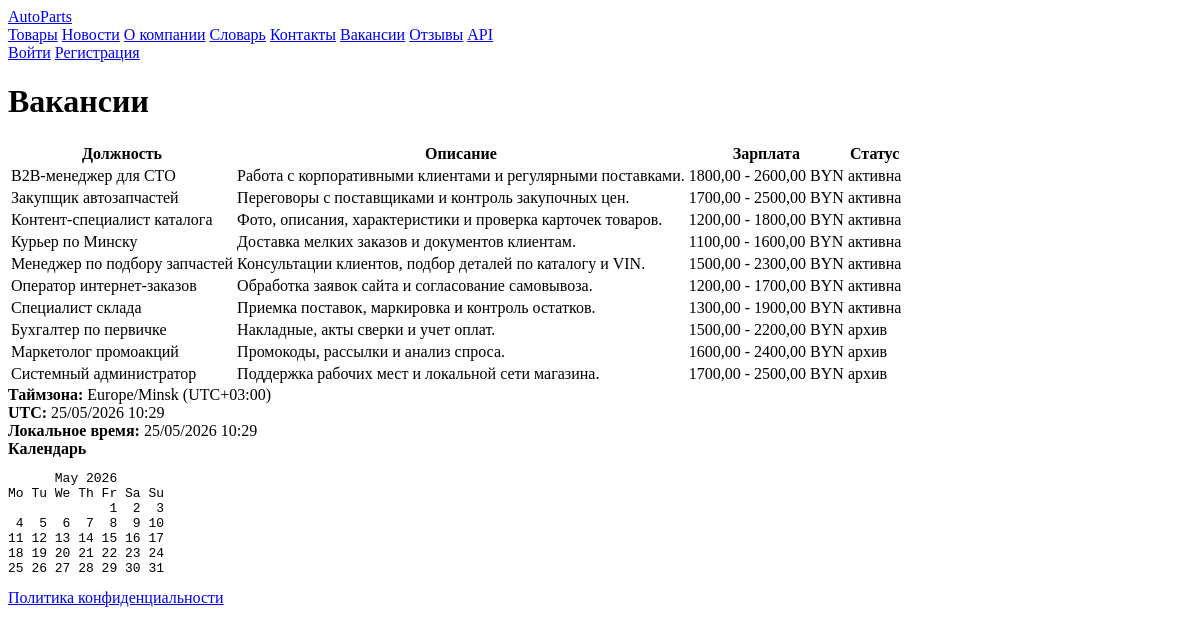
Page /vacancies/ on the committed database.
### shop/models.py (models this page shows, shortened)
class TimeStampedModel(models.Model):
    created_at_utc = models.DateTimeField(default=timezone.now, editable=False)
    updated_at_utc = models.DateTimeField(auto_now=True)
    created_at_timezone = models.CharField(max_length=64, default=settings.TIME_ZONE, editable=False)
    created_at_local_text = models.CharField(max_length=32, blank=True, editable=False)
    updated_at_local_text = models.CharField(max_length=32, blank=True, editable=False)
    class Meta:
        abstract = True

class Vacancy(TimeStampedModel):
    title = models.CharField(max_length=120)
    description = models.TextField()
    salary_min = models.DecimalField(max_digits=10, decimal_places=2, validators=[MinValueValidator(0)])
    salary_max = models.DecimalField(max_digits=10, decimal_places=2, validators=[MinValueValidator(0)])
    is_active = models.BooleanField(default=True)
    class Meta:
        ordering = ['-is_active', 'title']
        verbose_name = 'Вакансия'
        verbose_name_plural = 'Вакансии'

### shop/views.py (the view)
# urls.py: re_path(r'^vacancies/$', views.vacancies, name='vacancies'),
def vacancies(request):
    return render(request, 'shop/vacancies.html', {'vacancies': Vacancy.objects.all(), **_base_time_context()})

### shop/views.py (called while the page is built)
def _project_timezone():
    return ZoneInfo(settings.TIME_ZONE)

def _format_utc_offset(tz_info):
    offset = timezone.now().astimezone(tz_info).utcoffset()
    if offset is None:
        return ''
    total_minutes = int(offset.total_seconds() // 60)
    hours, minutes = divmod(abs(total_minutes), 60)
    sign = '+' if total_minutes >= 0 else '-'
    return f'UTC{sign}{hours:02d}:{minutes:02d}'

def _calendar_text():
    today = timezone.now().astimezone(_project_timezone()).date()
    return calendar.month(today.year, today.month)

def _base_time_context():
    tz_info = _project_timezone()
    now_utc = timezone.now()
    now_local = now_utc.astimezone(tz_info)
    return {
        'now_utc': now_utc,
        'now_local': now_local,
        'server_timezone': tz_info.key,
        'timezone_offset': _format_utc_offset(tz_info),
        'text_calendar': _calendar_text(),
    }

### shop/templates/shop/vacancies.html (shortened to what this page needs)
{% extends 'shop/base.html' %}
{% block content %}
<h1>Вакансии</h1>
<table class="data-table">
    <thead><tr><th>Должность</th><th>Описание</th><th>Зарплата</th><th>Статус</th></tr></thead>
    <tbody>
    {% for vacancy in vacancies %}
        <tr>
            <td>{{ vacancy.title }}</td>
            <td>{{ vacancy.description }}</td>
            <td>{{ vacancy.salary_min }} - {{ vacancy.salary_max }} BYN</td>
            <td>{% if vacancy.is_active %}активна{% else %}архив{% endif %}</td>
        </tr>
    {% endfor %}
    </tbody>
</table>
{% endblock %}

### rows in the picture
Vacancy: title "B2B-менеджер для СТО", description "Работа с корпоративными клиентами и регулярными поставками.", salary_min "1800,00", salary_max "2600,00", is_active "активна"
Vacancy: title "Закупщик автозапчастей", description "Переговоры с поставщиками и контроль закупочных цен.", salary_min "1700,00", salary_max "2500,00", is_active "активна"
Vacancy: title "Контент-специалист каталога", description "Фото, описания, характеристики и проверка карточек товаров.", salary_min "1200,00", salary_max "1800,00", is_active "активна"
Vacancy: title "Курьер по Минску", description "Доставка мелких заказов и документов клиентам.", salary_min "1100,00", salary_max "1600,00", is_active "активна"
Vacancy: title "Менеджер по подбору запчастей", description "Консультации клиентов, подбор деталей по каталогу и VIN.", salary_min "1500,00", salary_max "2300,00", is_active "активна"
Vacancy: title "Оператор интернет-заказов", description "Обработка заявок сайта и согласование самовывоза.", salary_min "1200,00", salary_max "1700,00", is_active "активна"
Vacancy: title "Специалист склада", description "Приемка поставок, маркировка и контроль остатков.", salary_min "1300,00", salary_max "1900,00", is_active "активна"
Vacancy: title "Бухгалтер по первичке", description "Накладные, акты сверки и учет оплат.", salary_min "1500,00", salary_max "2200,00", is_active "архив"
Vacancy: title "Маркетолог промоакций", description "Промокоды, рассылки и анализ спроса.", salary_min "1600,00", salary_max "2400,00", is_active "архив"
Vacancy: title "Системный администратор", description "Поддержка рабочих мест и локальной сети магазина.", salary_min "1700,00", salary_max "2500,00", is_active "архив"

### other values in the picture
{{ server_timezone }} "Europe/Minsk"
{{ timezone_offset }} "UTC+03:00"
{{ now_local|date:"d/m/Y H:i" }} "25/05/2026 10:29"
{{ text_calendar }} "May 2026 Mo Tu We Th Fr Sa Su 1 2 3 4 5 6 7 8 9 10 11 12 13 14 15 16 17 18 19 20 21 22 23 24 25 26 27 28 29 30 31"
